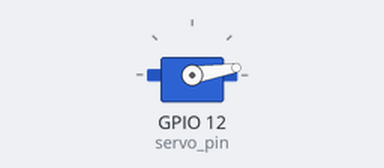
The program below on a simulated Raspberry Pi (BCM pin numbers). Shown: servo. Servo angles are drawn from the pulse width (0.5 ms = 0°, 2.5 ms = 180°).

Above: at 0.05 s.
At 4.65 s:
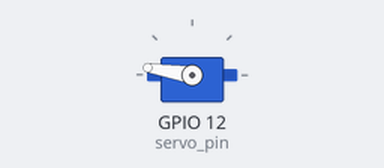
At 9.2 s:
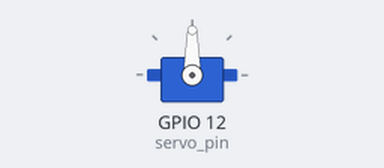
Timing chart, 0 to 12.0 s (numbered marks = the images above):
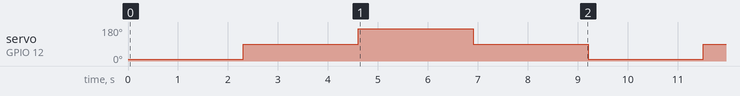

Measured:
- by itself, servo on GPIO 12 (servo_pin): repeats every 9.2 s: 171° 2.3 s, 90° 2.3 s, 9° 2.3 s, 90° 2.3 s

The program:

4_3_stable_servo.py
```python
#
#      공대선배 라즈베리파이썬 #8.5 떨림없는 서보모터 제어
#      youtube 바로가기: https://www.youtube.com/c/공대선배
#      서보모터가 떨리지 않게 방지하며 제어하기
#

import RPi.GPIO as GPIO     # 라즈베리파이 GPIO 관련 모듈을 불러옴
from time import sleep      #time 라이브러리의 sleep함수 사용

GPIO.setmode(GPIO.BCM)      # GPIO 핀들의 번호를 지정하는 규칙 설정

### 이부분은 아두이노 코딩의 setup()에 해당합니다
servo_pin = 12                   # 서보핀은 라즈베리파이 GPIO 12번핀으로

GPIO.setup(servo_pin, GPIO.OUT)  # 서보핀을 출력으로 설정
servo = GPIO.PWM(servo_pin, 50)  # 서보핀을 PWM 모드 50Hz로 사용
servo.start(0)  # 서보모터의 초기값을 0으로 설정

servo_min_duty = 3               # 최소 듀티비를 3으로
servo_max_duty = 12              # 최대 듀티비를 12로

def set_servo_degree(degree):    # 각도를 입력하면 듀티비를 알아서 설정해주는 함수
    # 각도는 최소0, 최대 180으로 설정
    if degree > 180:
        degree = 180
    elif degree < 0:
        degree = 0

    # 입력한 각도(degree)를 듀티비로 환산하는 식
    duty = servo_min_duty+(degree*(servo_max_duty-servo_min_duty)/180.0)
    # 환산한 듀티비를 서보모터에 전달
    GPIO.setup(servo_pin, GPIO.OUT)  # ★서보핀을 출력으로 설정
    servo.ChangeDutyCycle(duty)
    sleep(0.3)                        # ★0.3초 쉼
    GPIO.setup(servo_pin, GPIO.IN)  # ★서보핀을 입력으로 설정 (더이상 움직이지 않음)

### 이부분은 아두이노 코딩의 loop()에 해당합니다
try:                                    # 이 try 안의 구문을 먼저 수행하고
    while True:                         # 무한루프 시작: 아두이노의 loop()와 같음
        set_servo_degree(0)             # 서보모터의 각도를 0도로
        sleep(2)                        # 2초간 대기
        set_servo_degree(90)
        sleep(2)
        set_servo_degree(180)
        sleep(2)
        set_servo_degree(90)
        sleep(2)

### 이부분은 반드시 추가해주셔야 합니다.
finally:                                # try 구문이 종료되면
    GPIO.cleanup()                      # GPIO 핀들을 초기화
```
